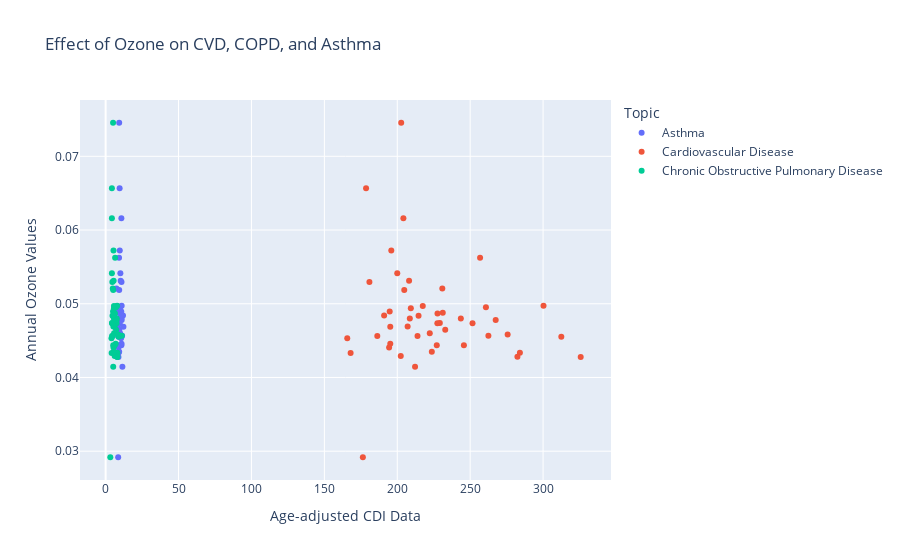

Source (notebook cell):
### Code cell
## Ozone Scatter Plot

ozone_scatter = px.scatter(complete_aqi_cdi, 
                           x='DataValue', y='Ozone', 
                           color='Topic',
                           hover_name = "State Name",
                           title = 'Effect of Ozone on CVD, COPD, and Asthma',
                           labels = {'DataValue': 'Age-adjusted CDI Data', 'Ozone': 'Annual Ozone Values'})
ozone_scatter.show()

### Figure 1 — Plotly figure (JSON) as saved in the notebook; plotly's stock layout.template omitted (floating-point values rounded to 4 significant figures)
{"data": [{"hovertemplate": "<b>%{hovertext}</b><br><br>Topic=Asthma<br>Age-adjusted CDI Data=%{x}<br>Annual Ozone Values=%{y}<extra></extra>", "hovertext": ["Alabama", "Arizona", "Arkansas", "California", "Colorado", "Connecticut", "Delaware", "Florida", "Georgia", "Hawaii", "Idaho", "Illinois", "Indiana", "Iowa", "Kansas", "Kentucky", "Louisiana", "Maine", "Maryland", "Massachusetts", "Michigan", "Minnesota", "Mississippi", "Missouri", "Montana", "Nevada", "New Hampshire", "New Jersey", "New Mexico", "New York", "North Carolina", "North Dakota", "Ohio", "Oklahoma", "Oregon", "Pennsylvania", "Rhode Island", "South Carolina", "South Dakota", "Tennessee", "Texas", "Utah", "Vermont", "Virginia", "Washington", "Wisconsin", "Wyoming"], "legendgroup": "Asthma", "marker": {"color": "#636efa", "symbol": "circle"}, "mode": "markers", "name": "Asthma", "orientation": "v", "showlegend": true, "type": "scatter", "x": [9, 9.7, 8.9, 9.3, 9.6, 10.9, 10.8, 7.3, 8.9, 8.6, 9.3, 8.7, 9.7, 9.3, 9.9, 11.3, 7.9, 10.9, 9, 10.6, 11, 8.5, 8.8, 9.5, 10.8, 9.2, 11.9, 8.6, 10.1, 9.5, 7.9, 8.8, 10, 11, 10.7, 10.5, 12.2, 9.4, 8, 10.3, 7.4, 10.8, 11.5, 8.4, 9.6, 10.3, 10.3], "xaxis": "x", "y": [0.04553, 0.05724, 0.04336, 0.07455, 0.06566, 0.05295, 0.04437, 0.0429, 0.04436, 0.02918, 0.05188, 0.04878, 0.04799, 0.04349, 0.046, 0.04566, 0.0428, 0.04459, 0.04738, 0.0453, 0.0478, 0.04333, 0.04279, 0.04735, 0.048, 0.05625, 0.04842, 0.04564, 0.05414, 0.04735, 0.04968, 0.04408, 0.04952, 0.04974, 0.04895, 0.04869, 0.04689, 0.04648, 0.04938, 0.04583, 0.05208, 0.06161, 0.04146, 0.04691, 0.04561, 0.04836, 0.0531], "yaxis": "y"}, {"hovertemplate": "<b>%{hovertext}</b><br><br>Topic=Cardiovascular Disease<br>Age-adjusted CDI Data=%{x}<br>Annual Ozone Values=%{y}<extra></extra>", "hovertext": ["Alabama", "Arizona", "Arkansas", "California", "Colorado", "Connecticut", "Delaware", "Florida", "Georgia", "Hawaii", "Idaho", "Illinois", "Indiana", "Iowa", "Kansas", "Kentucky", "Louisiana", "Maine", "Maryland", "Massachusetts", "Michigan", "Minnesota", "Mississippi", "Missouri", "Montana", "Nevada", "New Hampshire", "New Jersey", "New Mexico", "New York", "North Carolina", "North Dakota", "Ohio", "Oklahoma", "Oregon", "Pennsylvania", "Rhode Island", "South Carolina", "South Dakota", "Tennessee", "Texas", "Utah", "Vermont", "Virginia", "Washington", "Wisconsin", "Wyoming"], "legendgroup": "Cardiovascular Disease", "marker": {"color": "#EF553B", "symbol": "circle"}, "mode": "markers", "name": "Cardiovascular Disease", "orientation": "v", "showlegend": true, "type": "scatter", "x": [312.5, 195.9, 284.1, 202.7, 178.6, 180.9, 227.1, 202.4, 245.7, 176.4, 204.8, 231.2, 243.6, 223.7, 222.3, 262.5, 282.4, 195.2, 229.2, 165.7, 267.5, 168, 325.8, 251.6, 208.6, 256.8, 191, 213.9, 200, 227.5, 217.5, 194.4, 260.8, 300.3, 194.8, 227.6, 195.2, 232.9, 209.3, 275.7, 230.9, 204.2, 212.2, 207.1, 186.3, 214.6, 208.1], "xaxis": "x", "y": [0.04553, 0.05724, 0.04336, 0.07455, 0.06566, 0.05295, 0.04437, 0.0429, 0.04436, 0.02918, 0.05188, 0.04878, 0.04799, 0.04349, 0.046, 0.04566, 0.0428, 0.04459, 0.04738, 0.0453, 0.0478, 0.04333, 0.04279, 0.04735, 0.048, 0.05625, 0.04842, 0.04564, 0.05414, 0.04735, 0.04968, 0.04408, 0.04952, 0.04974, 0.04895, 0.04869, 0.04689, 0.04648, 0.04938, 0.04583, 0.05208, 0.06161, 0.04146, 0.04691, 0.04561, 0.04836, 0.0531], "yaxis": "y"}, {"hovertemplate": "<b>%{hovertext}</b><br><br>Topic=Chronic Obstructive Pulmonary Disease<br>Age-adjusted CDI Data=%{x}<br>Annual Ozone Values=%{y}<extra></extra>", "hovertext": ["Alabama", "Arizona", "Arkansas", "California", "Colorado", "Connecticut", "Delaware", "Florida", "Georgia", "Hawaii", "Idaho", "Illinois", "Indiana", "Iowa", "Kansas", "Kentucky", "Louisiana", "Maine", "Maryland", "Massachusetts", "Michigan", "Minnesota", "Mississippi", "Missouri", "Montana", "Nevada", "New Hampshire", "New Jersey", "New Mexico", "New York", "North Carolina", "North Dakota", "Ohio", "Oklahoma", "Oregon", "Pennsylvania", "Rhode Island", "South Carolina", "South Dakota", "Tennessee", "Texas", "Utah", "Vermont", "Virginia", "Washington", "Wisconsin", "Wyoming"], "legendgroup": "Chronic Obstructive Pulmonary Disease", "marker": {"color": "#00cc96", "symbol": "circle"}, "mode": "markers", "name": "Chronic Obstructive Pulmonary Disease", "orientation": "v", "showlegend": true, "type": "scatter", "x": [8.9, 5.4, 8.1, 5.1, 4.3, 4.6, 5.2, 6.2, 6.2, 3.2, 5.2, 5.7, 7.6, 5.6, 5.8, 11.1, 8, 6.9, 4.4, 4, 7.5, 4.1, 8, 7.5, 5.7, 6.5, 5.7, 4.4, 4.3, 4.4, 5.7, 5.4, 7.1, 7.9, 5.1, 6.4, 6.2, 7.2, 5.7, 8.6, 4.9, 4.3, 5.2, 5.3, 4.9, 4.7, 5.5], "xaxis": "x", "y": [0.04553, 0.05724, 0.04336, 0.07455, 0.06566, 0.05295, 0.04437, 0.0429, 0.04436, 0.02918, 0.05188, 0.04878, 0.04799, 0.04349, 0.046, 0.04566, 0.0428, 0.04459, 0.04738, 0.0453, 0.0478, 0.04333, 0.04279, 0.04735, 0.048, 0.05625, 0.04842, 0.04564, 0.05414, 0.04735, 0.04968, 0.04408, 0.04952, 0.04974, 0.04895, 0.04869, 0.04689, 0.04648, 0.04938, 0.04583, 0.05208, 0.06161, 0.04146, 0.04691, 0.04561, 0.04836, 0.0531], "yaxis": "y"}], "layout": {"legend": {"title": {"text": "Topic"}, "tracegroupgap": 0}, "title": {"text": "Effect of Ozone on CVD, COPD, and Asthma"}, "xaxis": {"anchor": "y", "domain": [0, 1], "title": {"text": "Age-adjusted CDI Data"}}, "yaxis": {"anchor": "x", "domain": [0, 1], "title": {"text": "Annual Ozone Values"}}}}
